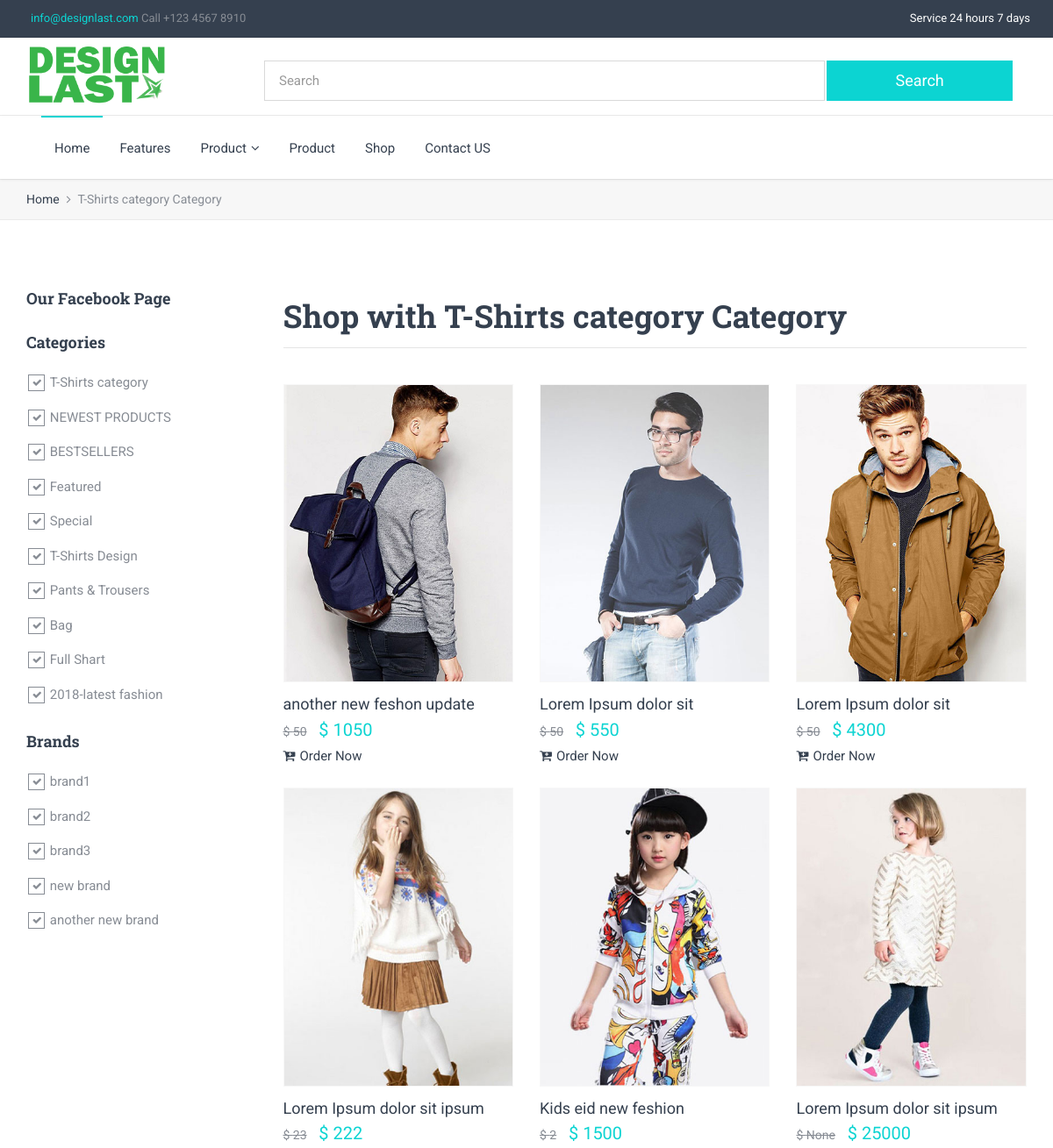
Before: /category/T-Shirts category/ (upper part) with the older database file.
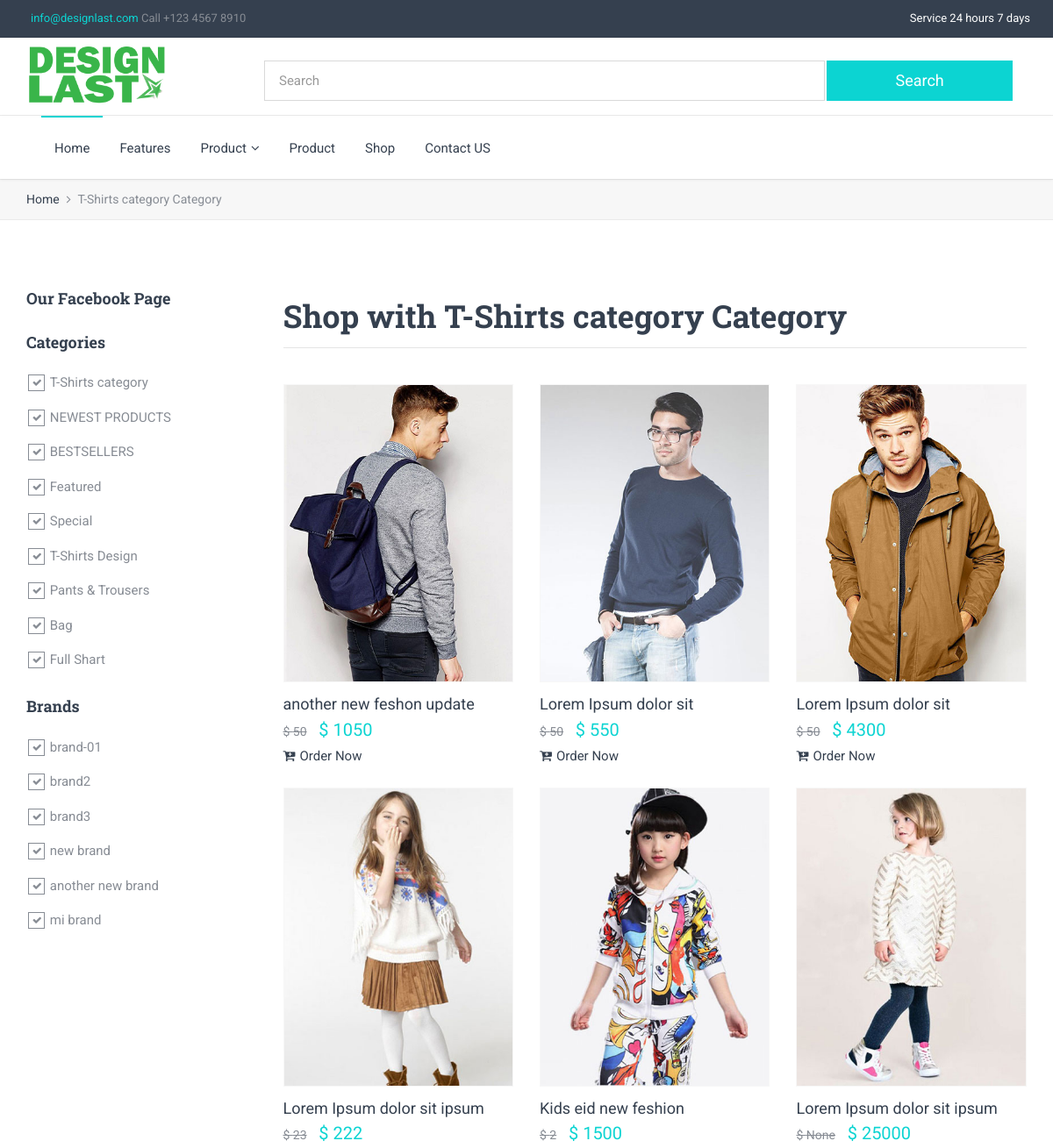
After: the same page with the newer database file.
### shopapp/models.py (models this page shows, shortened)
class Category(models.Model):
    name         = models.CharField(max_length = 20, unique = True)
    create_a     = models.DateTimeField(auto_now = True, auto_now_add = False)

class Brand(models.Model):
    name        = models.CharField(max_length = 20, unique = True)
    create_at   = models.DateTimeField(auto_now = True, auto_now_add = False)

class Product(models.Model):
    name                = models.CharField(max_length = 100)
    product_code        = models.IntegerField(blank = True, null = True)
    price               = models.IntegerField()
    discount_price      = models.IntegerField(blank = True, null = True)
    discount_off_price  = models.IntegerField(blank = True, null = True)
    category            = models.ForeignKey(Category, on_delete = models.CASCADE)
    color               = models.ForeignKey(Color, on_delete = models.CASCADE)
    brand_name          = models.ForeignKey(Brand, on_delete = models.CASCADE)
    image               = models.ImageField(upload_to = 'product')
    order_now_link      = models.URLField(max_length=200, blank=False)
    description         = models.TextField()
    publish_on          = models.DateTimeField(auto_now = False, auto_now_add = True)
    update_on           = models.DateTimeField(auto_now = False, auto_now_add = True)

### shopapp/views.py (the view)
# urls.py: path('category/<name>/', Category_View.as_view(), name = 'Category_View'),
class Category_View(View):
    def get(self, request, name):
        category_product    = Product.objects.filter(category__name = name)
        category_by_item    = Category.objects.all()
        title_category      = get_object_or_404(Category, name = name)
        brand_name = Brand.objects.all()
        product_pagination  = Product.objects.all()
        paginator           = Paginator(product_pagination, 6)
        page                = request.GET.get('page')
        contacts = paginator.get_page(page)
        search_product_q    = Product.objects.all()
        search_query        = request.GET.get('search_q')
        if search_query:
            category_by_item = category_by_item.filter(name__icontains = search_query)
        context = {
            'cat'               : contacts,
            'cat_widget_item'   : category_by_item,
            'brand_name'        : brand_name,
            'title_category'    : title_category
        }
        return render(request, 'design/shop-sidebar-left.html', context)

### templates/design/shop-sidebar-left.html (shortened to what the changed rows need)
{% extends 'app/base.html' %}
{% load static %}
{% block content %}
        <div class="breadcrumbs">
            <div class="container">
                <div class="row">
                    <div class="col-sm-12">
                        <ul>
                            <li><a href="{% url 'homepage' %}">Home</a></li>
                            <li class="active">{{ title_category.name }} Category</li>
                        </ul>
                    </div>
                </div>
            </div>
        </div>
        <section class="section white-backgorund">
            <div class="container">
                <div class="row">
                    <div class="col-sm-3">
                        <div class="widget">
                            <ul class="list list-unstyled">
                              {% if cat_widget_item %}
                              {% for cat_widget in cat_widget_item %}
                                <li>
                                    <div class="checkbox-input checkbox-default">
                                        <input id="mens-category" class="styled" type="checkbox" checked>
                                        <label for="mens-category">
                                            {{cat_widget.name}}
                                        </label>
                                    </div>
                                </li>
                                {% endfor %}
                                {% endif %}
                            </ul>
                        </div>
                        <div class="widget">
                            <ul class="list list-unstyled">
                              {% if brand_name %}
                              {% for brand in brand_name %}
                                <li>
                                    <div class="checkbox-input">
                                        <input id="armani-brand" class="styled" type="checkbox" checked>
                                        <label for="armani-brand">
                                            {{brand.name}}
                                        </label>
                                    </div>
                                </li>
                            {% endfor %}
                            {% endif %}
                            </ul>
                        </div>
                    </div>
                    <div class="col-sm-9">
                        <div class="row">
                            <div class="col-sm-12 text-left">
                                <h2 class="title">Shop with {{title_category.name}} Category</h2>
                            </div>
                        </div>
                        <div class="row column-3">
                          {% if cat %}
                          {% for item in cat %}
                            <div class="col-sm-6 col-md-4">
                                <div class="thumbnail store style1">
                                    <div class="header">
                                        <figure class="layer">
                                            <a href="javascript:void(0);">
                                                <img src="/media/{{item.image}}" alt="">
                                            </a>
                                        </figure>
                                    </div>
                                    <div class="caption">
                                        <h6 class="regular"><a href="{% url 'Single_page_views' item.id %}">{{ item.name }}</a></h6>
                                        <div class="price">
                                            <small class="amount off">$ {{ item.discount_price }}</small>
                                            <span class="amount text-primary">$ {{ item.price }}</span>
                                        </div>
                                        <a href="{{item.order_now_link}}"><i class="fa fa-cart-plus mr-5"></i>Order Now</a>
                                    </div>
                                </div>
                            </div>
                            {% endfor %}
                            {% endif %}
                        </div>
                    </div>
                </div>
            </div>
        </section>
{% endblock %}

Changed rows visible on the page:
removed Category: name "2018-latest fashion"
changed Brand: name "brand1" → "brand-01"
added Brand: name "mi brand"
